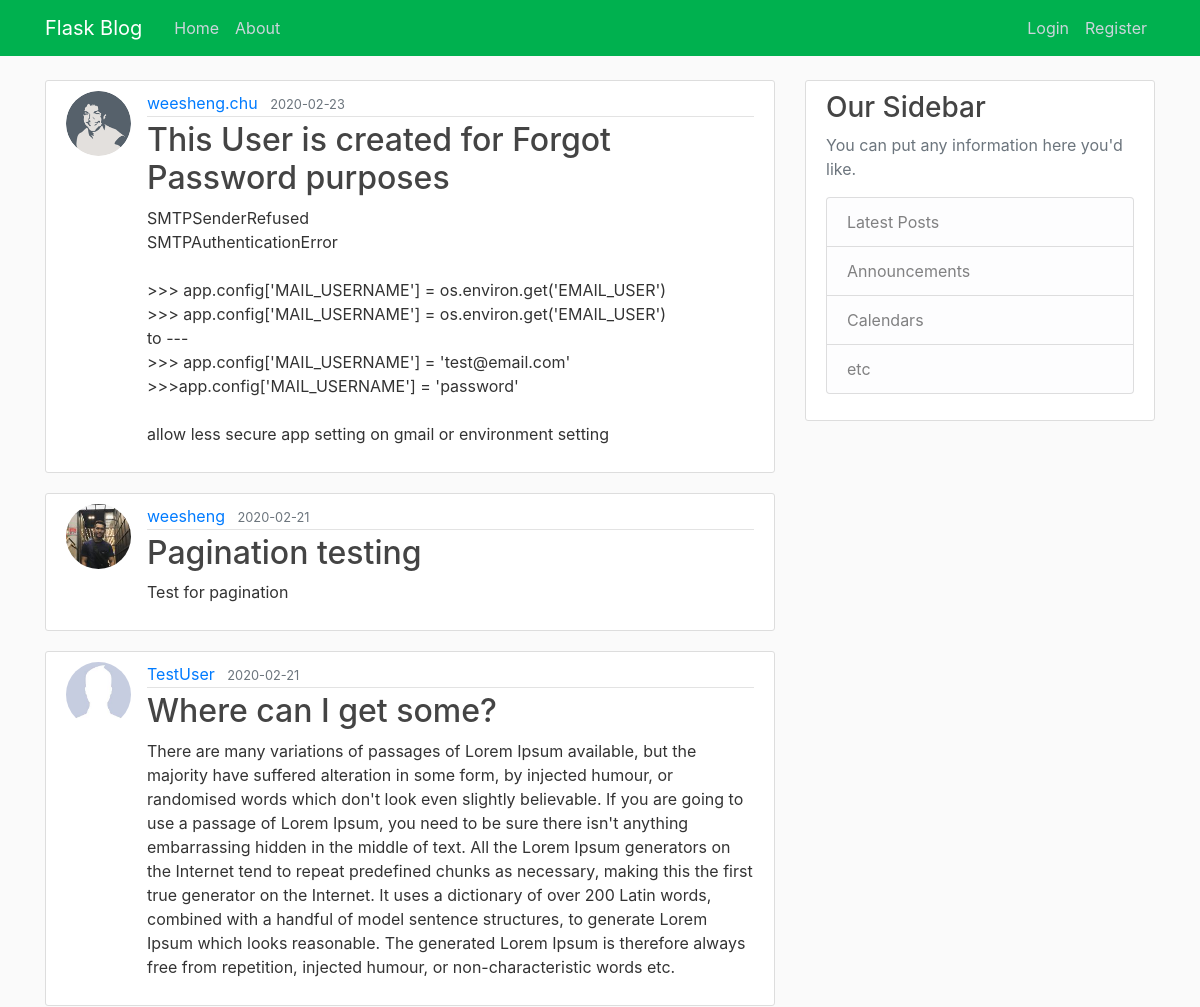
Page /home (upper part) on the earlier database version.
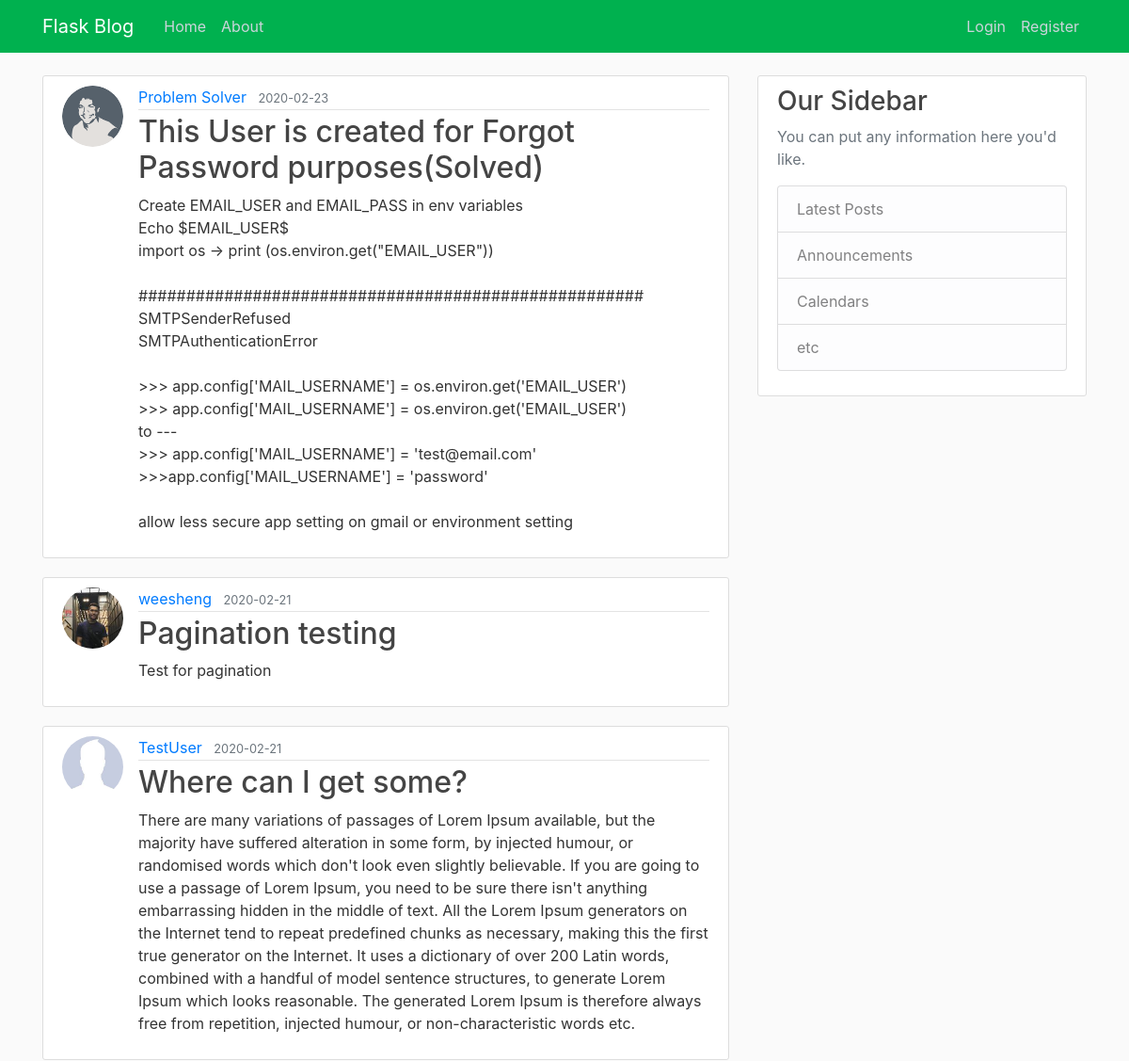
Same page on the later database version.
### flaskblog/models.py (models this page shows, shortened)
class Post(db.Model):
    id = db.Column(db.Integer, primary_key=True)
    title = db.Column(db.String(100), nullable=False)
    date_posted = db.Column(db.DateTime, nullable=False,
                            default=datetime.utcnow)
    content = db.Column(db.Text, nullable=False)
    user_id = db.Column(db.Integer, db.ForeignKey('user.id'), nullable=False)

class User(db.Model, UserMixin):
    id = db.Column(db.Integer, primary_key=True)
    username = db.Column(db.String(20), unique=True, nullable=False)
    email = db.Column(db.String(120), unique=True, nullable=False)
    image_file = db.Column(db.String(20), nullable=False,
                           default='default.jpg')
    password = db.Column(db.String(60), nullable=False)
    posts = db.relationship('Post', backref='author', lazy=True)

### flaskblog/main/routes.py (the view)
@main.route('/')
@main.route('/home')
def home():
    page = request.args.get('page', 1, type=int)
    posts = Post.query.order_by(
        Post.date_posted.desc()).paginate(page=page, per_page=5)
    return render_template('home.html', posts=posts)

### flaskblog/templates/home.html (shortened to what this page needs)
{% extends "layout.html" %}
{% block content %}
{% for post in posts.items %}
<article class="media content-section">
  <img class="rounded-circle article-img"
    src="{{ url_for('static', filename='profile_pics/' + post.author.image_file) }}" />
  <div class="media-body">
    <div class="article-metadata">
      <a class="mr-2"
        href="{{ url_for('users.user_posts', username=post.author.username )}}">{{ post.author.username }}</a>
      <small class="text-muted">{{ post.date_posted.strftime('%Y-%m-%d') }}</small>
    </div>
    <h2>
      <a class="article-title" href="{{ url_for('posts.post', post_id=post.id) }}">{{ post.title }}</a>
    </h2>
    <p class="article-content">{{ post.content }}</p>
  </div>
</article>
{% endfor %}
{% endblock content %}

Differences in the rows shown:
changed Post: author.username "weesheng.chu" → "Problem Solver"; title "This User is created for Forgot Password purposes" → "This User is created for Forgot Password purposes(Solved)"; content "SMTPSenderRefused SMTPAuthenticationError >>> app.config['MAIL_USERNAME']…" → "Create EMAIL_USER and EMAIL_PASS in env variables Echo $EMAIL_USER$ import os -> print (os.environ.get(\"EMAIL_USER\")) ##################################################### SMTPSenderRefused SMTPAuthenticationError >>> app.config['MAIL_USERNAME']…"
